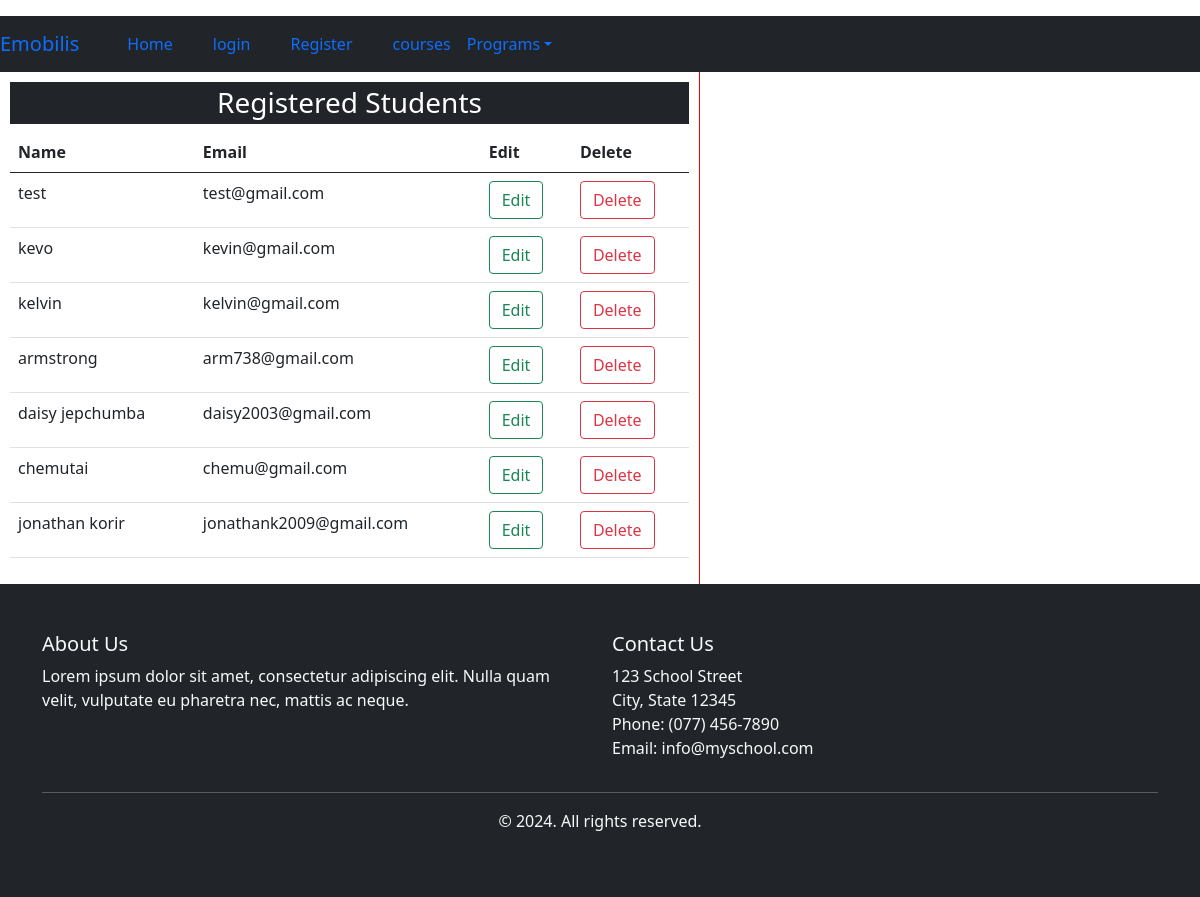
/dashboard/, run on the app's committed database.
### registration/models.py (models this page shows)
class Student1(models.Model):
    fullname = models.CharField( unique=True, max_length=100)
    email = models.EmailField(max_length=100)

### registration/views.py (the view)
# urls.py: path('dashboard/', views.dashboard, name='dashboard'),
def dashboard(request):
  data=Student1.objects.all();
  context = {'data':data}
  return render(request, 'dashboard.html',context)

### registration/templates/dashboard.html (shortened to what this page needs)
{% extends 'base.html' %}
{% block content %}
    <div class="col-md-7" style="border-right: 1px solid red;padding:10px;">
      <u><h3 class="bg-dark text-white text-center p-1">Registered Students</h3></u>
      <table class="table">
        <thead>
          <tr>
            <th scope="col">Name</th>
            <th scope="col">Email</th>
            <th scope="col">Edit</th>
            <th scope="col">Delete</th>
          </tr>
        </thead>
        <tbody>
        {% for student1 in data %}
            <tr>
                <td>{{ student1.fullname }}</td>
                <td>{{ student1.email }}</td>
                <td>
                     <a href="/editstudent1/{{ student1.id }}" type="button" class="btn btn-outline-success">Edit</a>
                </td>
                <td>
                     <a href="/deletestudent1/{{ student1.id }}" type="button" class="btn btn-outline-danger">Delete</a>
                </td>
            </tr>
        {% endfor %}
        </tbody>
      </table>
    </div>
{% endblock %}

### registration/templates/base.html (shortened to what this page needs)
<!DOCTYPE html>
<html lang="en" xmlns="http://www.w3.org/1999/html">
<head>
<link href="https://cdn.jsdelivr.net/npm/bootstrap@5.0.2/dist/css/bootstrap.min.css" rel="stylesheet">
</head>
<main>
<header>
<div>
        <p><nav class="navbar navbar-expand-sm bg-dark fixed-top></p>
  <div class"container-fluid">
      <a class="navbar-brand" href="#">Emobilis</a>
    <div class="collapse navbar-collapse" id="collapsibleNavbar">
        <ul class="navbar-nav">
            <l1 class="nav-item ms-4">
            <a class="nav-link" href="{% url 'myhome' %}">Home</a>
            </l1>
             <l1 class="nav-item ms-4">
            <a class="nav-link" href="{% url 'myloginpage' %}">login</a>
             </l1>
            <l1 class="nav-item ms-4">
            <a class="nav-link" href="{% url 'myregister' %}">Register</a>
            </l1>
            <l1 class="nav-item ms-4">
            <a class="nav-link" href="{% url 'mycourses'%}">courses</a>
             </l1>
            <li class="nav-item dropdown">
              <a class="nav-link dropdown-toggle" href="#" role="button" data-bs-toggle="dropdown">Programs</a>
          </li>
        </ul>
    </div>
  </div>
</header>
</main>
  <main>
        {% block content %}{% endblock %}
</body>
 </main>
<footer>
    <footer class="footer bg-dark text-light py-5">
  <div class="container">
    <div class="row">
      <div class="col-md-6">
        <h5>About Us</h5>
        <p>Lorem ipsum dolor sit amet, consectetur adipiscing elit. Nulla quam velit, vulputate eu pharetra nec, mattis ac neque.</p>
      </div>
      <div class="col-md-3">
        <h5>Contact Us</h5>
        <address>
          123 School Street<br>
          City, State 12345<br>
          Phone: (077) 456-7890<br>
          Email: info@myschool.com
        </address>
      </div>
    </div>
    <hr>
    <div class="row">
      <div class="col-md-12 text-center">
        <p>&copy; 2024. All rights reserved.</p>
      </div>
    </div>
  </div>
    </footer>
</footer>
</html>

### data on the page
Student1: fullname "test", email "test@gmail.com"
Student1: fullname "kevo", email "kevin@gmail.com"
Student1: fullname "kelvin", email "kelvin@gmail.com"
Student1: fullname "armstrong", email "arm738@gmail.com"
Student1: fullname "daisy jepchumba", email "daisy2003@gmail.com"
Student1: fullname "chemutai", email "chemu@gmail.com"
Student1: fullname "jonathan korir", email "jonathank2009@gmail.com"
